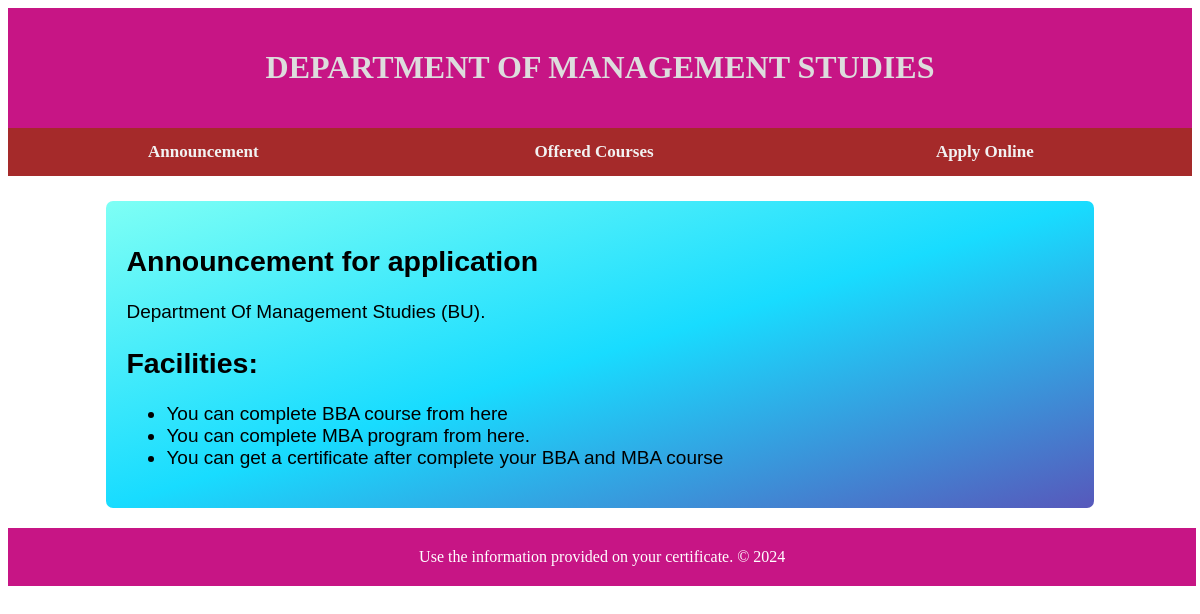
The page / on the database its author committed.
### tables this page shows
CREATE TABLE `facility` (
  `id` int(11) NOT NULL,
  `description` varchar(300) NOT NULL
);

### index.php (the view)
<?php
	include "header.php";
	include "dbconnect.php";
	$sql="SELECT * FROM facility";
	$result=$conn->query($sql);
?>
	<div class="announce">
		<h2> Announcement for application</h2>
		<p>Department Of Management Studies (BU).</p>
		<h2>Facilities:</h2>
		<ul>
		<?php
			while($row=$result->fetch_assoc()){
				echo "<li>".$row["description"]."</li>";
			}
		?>
		</ul>
	</div>
<?php
	include "footer.php";
?>

### style01.css (style rules this page uses)
.announce { background-image:linear-gradient(to bottom right, #7efff5, #18dcff, #5758BB); width:80%; margin:auto; margin-top:25px !important; padding:20px; border-radius: 7px; font-size: 19px; font-family: sans-serif; }

### rows shown on the page
facility: description "You can complete BBA course from here"
facility: description "You can complete MBA program from here."
facility: description "You can get a certificate after complete your BBA and MBA course"
